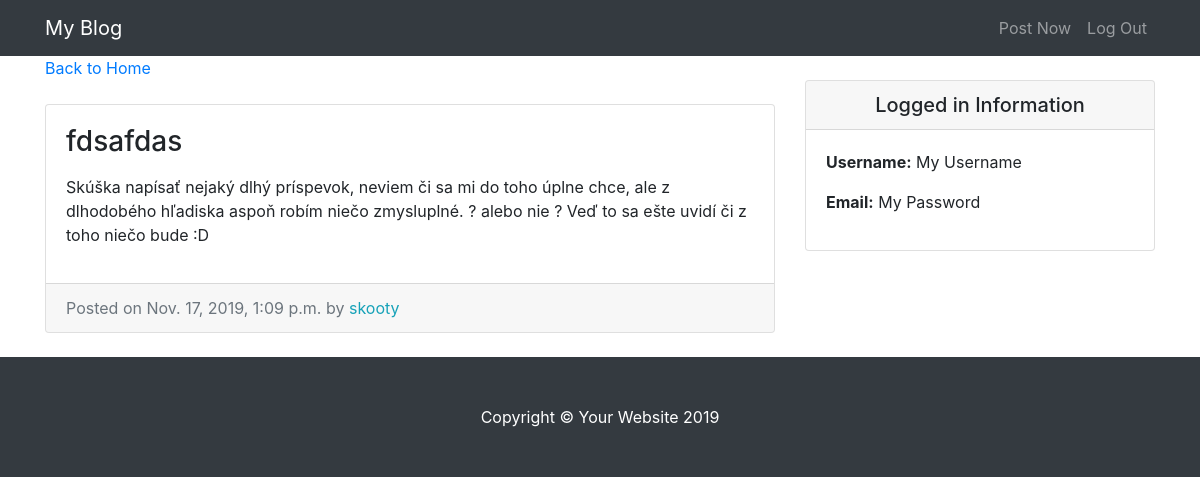
Screenshot of /entry/2/ with the database file from the repository.
### entries/models.py (models this page shows, shortened)
class Entry(models.Model):
    entry_title = models.CharField(max_length=50)
    entry_text = models.TextField()
    entry_date = models.DateTimeField(auto_now_add=True)
    entry_author = models.ForeignKey(User, on_delete = models.CASCADE)
    class Meta:
        verbose_name_plural = "entries"

### entries/views.py (the view)
# urls.py: path('entry/<int:pk>/',EntryView.as_view(), name = 'entry-detail'), # here we add another page with name entry-detail and the url to this age will be entry-detail
class EntryView(DetailView):
    model = Entry
    template_name = 'entries/entry_detail.html' # we need to create custom .html file for this

### entries/templates/entries/entry_detail.html
{% extends "entries/base.html" %}
{% block content %}
  <div class="col-md-8">
    <a href = "{% url 'blog-home' %}"> Back to Home </a>
    <div class="card mb-4 mt-4">
      <div class="card-body">
        <h3 class="card-title">{{object.entry_title}}</h3>
        <p class="card-text">{{object.entry_text|linebreaks}}</p>
      </div>
      <div class="card-footer text-muted">
        Posted on {{entry.entry_date}} by
        <span class= "text-info mr-2">{{object.entry_author}}</span>
      </div>
    </div>
  </div>
  {% endblock %}

### entries/static/entries/css/blog-home.css (style rules this page uses)
body { padding-top: 56px; }

### rows the page displays
Entry: entry_title "fdsafdas", entry_text "Skúška napísať nejaký dlhý príspevok, neviem či sa mi do toho úplne chce, ale z dlhodobého hľadiska aspoň robím niečo zmysluplné. ? alebo nie ? Veď to sa ešte uvidí či z toho niečo bude :D", entry_date "Nov. 17, 2019, 1:09 p.m.", entry_author "skooty"
